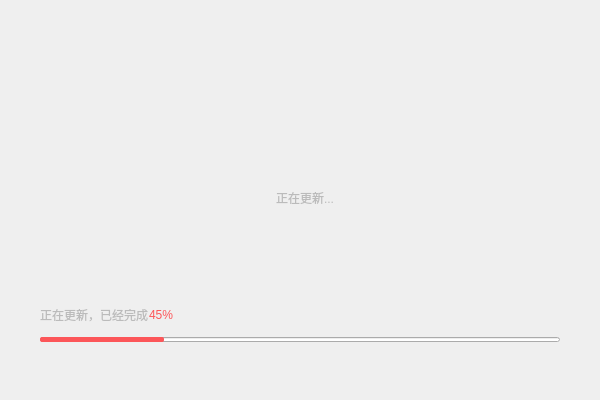
<?xml version="1.0" encoding="UTF-8"?>
<ui version="4.0">
 <class>VHProcessBar</class>
 <widget class="QWidget" name="VHProcessBar">
  <property name="geometry">
   <rect>
    <x>0</x>
    <y>0</y>
    <width>600</width>
    <height>400</height>
   </rect>
  </property>
  <property name="minimumSize">
   <size>
    <width>600</width>
    <height>400</height>
   </size>
  </property>
  <property name="maximumSize">
   <size>
    <width>600</width>
    <height>400</height>
   </size>
  </property>
  <property name="windowTitle">
   <string>Form</string>
  </property>
  <property name="autoFillBackground">
   <bool>true</bool>
  </property>
  <property name="styleSheet">
   <string notr="true"/>
  </property>
  <layout class="QGridLayout" name="gridLayout">
   <property name="leftMargin">
    <number>0</number>
   </property>
   <property name="topMargin">
    <number>0</number>
   </property>
   <property name="rightMargin">
    <number>0</number>
   </property>
   <property name="bottomMargin">
    <number>0</number>
   </property>
   <property name="spacing">
    <number>0</number>
   </property>
   <item row="0" column="0">
    <widget class="QWidget" name="widgetBack" native="true">
     <property name="styleSheet">
      <string notr="true"/>
     </property>
     <layout class="QGridLayout" name="gridLayout_2">
      <property name="leftMargin">
       <number>40</number>
      </property>
      <property name="topMargin">
       <number>58</number>
      </property>
      <property name="rightMargin">
       <number>40</number>
      </property>
      <property name="bottomMargin">
       <number>58</number>
      </property>
      <property name="spacing">
       <number>0</number>
      </property>
      <item row="2" column="2">
       <spacer name="horizontalSpacer_2">
        <property name="orientation">
         <enum>Qt::Horizontal</enum>
        </property>
        <property name="sizeHint" stdset="0">
         <size>
          <width>122</width>
          <height>20</height>
         </size>
        </property>
       </spacer>
      </item>
      <item row="0" column="1">
       <widget class="QLabel" name="label_3">
        <property name="minimumSize">
         <size>
          <width>270</width>
          <height>130</height>
         </size>
        </property>
        <property name="maximumSize">
         <size>
          <width>270</width>
          <height>130</height>
         </size>
        </property>
        <property name="styleSheet">
         <string notr="true">border-image: url(:/toolTip/img/toolTip/update.png);</string>
        </property>
        <property name="text">
         <string/>
        </property>
       </widget>
      </item>
      <item row="5" column="0" colspan="3">
       <widget class="QProgressBar" name="progressBar">
        <property name="minimumSize">
         <size>
          <width>0</width>
          <height>5</height>
         </size>
        </property>
        <property name="maximumSize">
         <size>
          <width>16777215</width>
          <height>5</height>
         </size>
        </property>
        <property name="styleSheet">
         <string notr="true">QProgressBar::chunk { background-color:#fc5659;border-radius: 2px; }</string>
        </property>
        <property name="value">
         <number>24</number>
        </property>
        <property name="textVisible">
         <bool>false</bool>
        </property>
       </widget>
      </item>
      <item row="2" column="1">
       <widget class="QLabel" name="labAnimal">
        <property name="minimumSize">
         <size>
          <width>270</width>
          <height>0</height>
         </size>
        </property>
        <property name="maximumSize">
         <size>
          <width>270</width>
          <height>16777215</height>
         </size>
        </property>
        <property name="styleSheet">
         <string notr="true">QLabel{
  /*font-family: PingFangSC;
  font-size: 16px;
  letter-spacing: 2.5px;
  text-align: center;
  color: #dddddd;*/
 font: 13px &quot;宋体&quot;;
 text-align: left;
 color: #bbbbbb;
}</string>
        </property>
        <property name="text">
         <string>   正在更新...</string>
        </property>
        <property name="alignment">
         <set>Qt::AlignCenter</set>
        </property>
       </widget>
      </item>
      <item row="4" column="0" colspan="3">
       <layout class="QHBoxLayout" name="horizontalLayout">
        <property name="spacing">
         <number>1</number>
        </property>
        <property name="bottomMargin">
         <number>12</number>
        </property>
        <item>
         <widget class="QLabel" name="label">
          <property name="sizePolicy">
           <sizepolicy hsizetype="Fixed" vsizetype="Fixed">
            <horstretch>0</horstretch>
            <verstretch>0</verstretch>
           </sizepolicy>
          </property>
          <property name="styleSheet">
           <string notr="true">QLabel{
  font: 13px &quot;宋体&quot;;
  text-align: left;
  color: #bbbbbb;
}
</string>
          </property>
          <property name="text">
           <string>正在更新，已经完成</string>
          </property>
         </widget>
        </item>
        <item>
         <widget class="QLabel" name="labPerc">
          <property name="sizePolicy">
           <sizepolicy hsizetype="Expanding" vsizetype="Fixed">
            <horstretch>0</horstretch>
            <verstretch>0</verstretch>
           </sizepolicy>
          </property>
          <property name="styleSheet">
           <string notr="true">QLabel{
  font: 13px &quot;宋体&quot;;
color: #fc5659;
}</string>
          </property>
          <property name="text">
           <string>45%</string>
          </property>
         </widget>
        </item>
        <item>
         <spacer name="horizontalSpacer_3">
          <property name="orientation">
           <enum>Qt::Horizontal</enum>
          </property>
          <property name="sizeHint" stdset="0">
           <size>
            <width>40</width>
            <height>20</height>
           </size>
          </property>
         </spacer>
        </item>
       </layout>
      </item>
      <item row="2" column="0">
       <spacer name="horizontalSpacer">
        <property name="orientation">
         <enum>Qt::Horizontal</enum>
        </property>
        <property name="sizeHint" stdset="0">
         <size>
          <width>122</width>
          <height>20</height>
         </size>
        </property>
       </spacer>
      </item>
      <item row="3" column="1">
       <spacer name="verticalSpacer">
        <property name="orientation">
         <enum>Qt::Vertical</enum>
        </property>
        <property name="sizeHint" stdset="0">
         <size>
          <width>20</width>
          <height>40</height>
         </size>
        </property>
       </spacer>
      </item>
     </layout>
    </widget>
   </item>
  </layout>
 </widget>
 <resources>
  <include location="../VhallLive/project/VhallLive.qrc"/>
 </resources>
 <connections/>
</ui>
